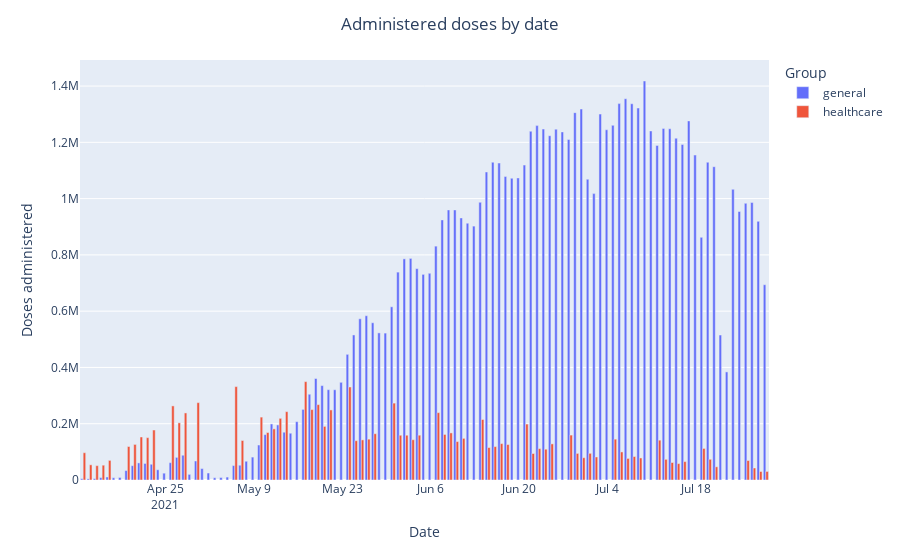

Notebook code cell kept with this figure:
### Markdown cell above
From here it is part for vaccination

### Code cell
import pandas as pd
import plotly.express as px

df_healthcare_by_date = pd.read_csv('/Users/mac/Desktop/archive/Vaccination of the healthcare by date.csv') 
df_healthcare_by_date['Date'] = pd.to_datetime(df_healthcare_by_date['Date'])
df_healthcare_by_date['Group'] = 'healthcare'

df_general_by_date = pd.read_csv('/Users/mac/Desktop/archive/Vaccination of the general public by date.csv') 
df_general_by_date['Date'] = pd.to_datetime(df_general_by_date['Date'])
df_general_by_date['Group'] = 'general'

# create dataframe copies for plotting cumulative data later
df_general_by_date_copy = df_general_by_date.copy()
df_general_by_date_copy.columns = ['Date', 'Total doses(general)', 'First dose(general)', 'Second dose(general)', 'First dose(general with Pfizer)','First dose(elderly with Moderna)','Second dose(elderly with Pfizer)','Second dose(elderly with Moderna)','Group']
df_healthcare_by_date_copy = df_healthcare_by_date.copy()
df_healthcare_by_date_copy.columns = ['Date', 'Total doses(healthcare)', 'First dose(healthcare)', 'Second dose(healthcare)', 'First dose(healthcare with Pfizer)','First dose(healthcare with Moderna)','Second dose(healthcare with Pfizer)','Second dose(healthcare with Moderna)','Group']

# plot the daily vaccinated population
df_by_date = pd.concat([df_healthcare_by_date,df_general_by_date])
df_by_date = df_by_date.sort_values(by='Date',ascending=True)

fig = px.bar(df_by_date, x='Date', y='Total doses', color='Group', barmode='group')
fig.update_layout(title_text='Administered doses by date', title_x=0.5)
fig.update_layout(
    yaxis_title="Doses administered"  
)
fig.show()
